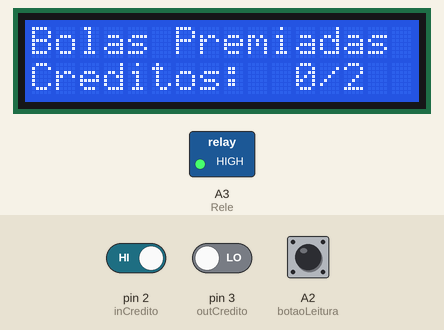
Simulated run of this sketch. Board: Arduino Uno, built with avr-gcc and run on an emulated ATmega328P. Parts: 16×2 character LCD, switched loads named in the sketch (green lamp = pin HIGH). The test bench sets the inputs (shaded band); at power-on: A2 (botaoLeitura) HIGH, pin 2 (inCredito) HIGH, pin 3 (outCredito) LOW. EEPROM starts erased; what the sketch prints to the serial monitor is not drawn.

Above: at 9.4 s.
9.5 s: A2 (botaoLeitura) pulled LOW for 0.15 s
At 10.2 s:
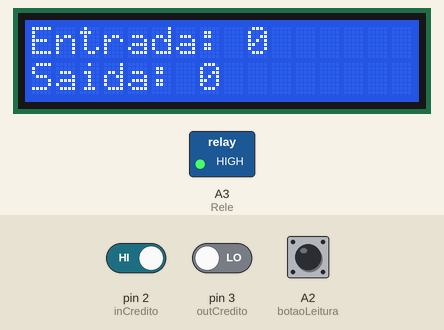
12.6 s: pin 2 (inCredito) driven LOW
At 12.69 s:
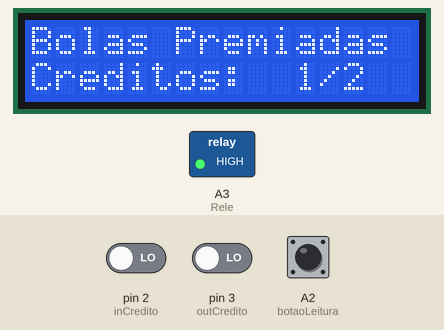
14.1 s: pin 3 (outCredito) driven HIGH
At 16.89 s:
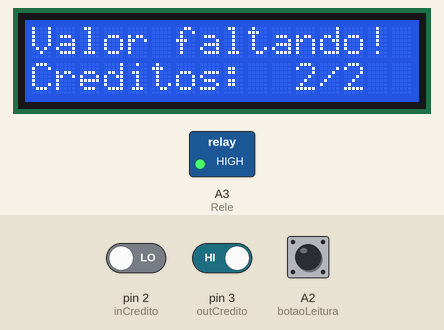
17.1 s: A2 (botaoLeitura) pulled LOW for 1 s
18.7 s: pin 3 (outCredito) driven LOW
At 19.31 s:
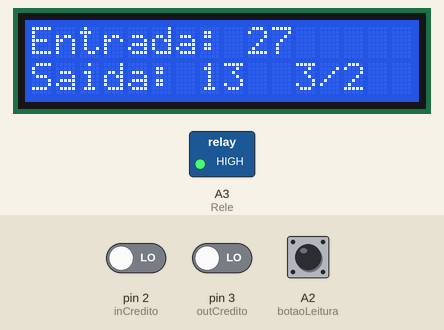
20.7 s: pin 2 (inCredito) driven HIGH
At 22.1 s:
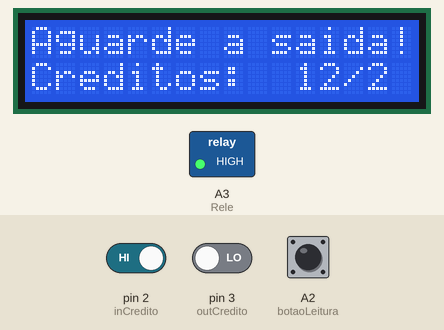
Timing chart, 0 to 38.1 s (numbered marks = the images above; inputs shaded):
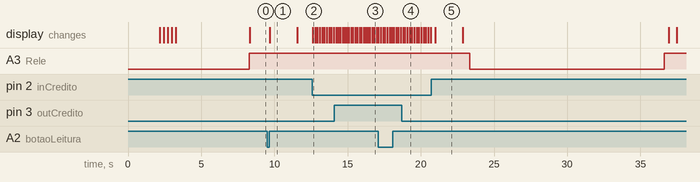

The sketch:

M_quina_de_Bolas_R_2.ino
```cpp
//Programa: Trocadora de Fichas
//Autor: Vitor Gabriel do Carmo Alves da Silva

//Bibliotecas
#include <LiquidCrystal_I2C.h> //LCD
#include <EEPROM.h>

//LCD
#define endereco  0x27
#define colunas   16
#define linhas    2
LiquidCrystal_I2C lcd(endereco, colunas, linhas);

//Definição dos Botões

//Inserir Creditos
int const inCredito = 2; //Pino
int inEstado = 0; //Estado

//Saída de Creditos (Sensor)
int const outCredito = 3; //Pino
int outEstado = 0; //Estado

//Leitura de Entrada e Saída
int const botaoLeitura = A2; //Pino
int estadoLeitura = 0; //Estado

//Resetar Quantidade de Fichas
int const botaoFicha = A1; //Pino
int estadoFicha = 0; //Estado

//Definição do Rele
#define Rele A3 //Pino

//Define Credito
int atuaisCreditos = 0;
int const maxCreditos = 50;

//Tem Ficha?
bool temFicha = true;

//Apertado botão de Entrada
bool entrada = false;

//Tempo de Delay
unsigned long delayTime = 0;
unsigned long delayTimeButton = 0;
unsigned long delayTimeEntrada = 0;

//Valor de Entradas(IN) e Saídas(OUT)
int IN;
int OUT;

//Ficha
byte ficha;

//Figuras
//Estrela
byte star[] = {
  B00100,
  B10101,
  B01110,
  B01110,
  B01110,
  B01110,
  B10101,
  B00100
};
//Fogo do Foguete
byte rocketFire[] = {
  B11111,
  B11111,
  B00000,
  B11111,
  B11111,
  B00000,
  B11111,
  B11111
};

//Traseira do Foguete
byte rocketBack[] = {
  B11111,
  B11111,
  B01011,
  B11111,
  B11111,
  B01011,
  B11111,
  B11111
};

//Meio do Foguete
byte rocketMiddle[] = {
  B11111,
  B00000,
  B01110,
  B11111,
  B11111,
  B01110,
  B00000,
  B11111
};

//Ponta do Foguete
byte rocketEnd[] = {
  B10000,
  B01000,
  B00100,
  B00011,
  B00011,
  B00100,
  B01000,
  B10000
};

void setup() {

  Serial.begin(9600);

  //EEPROM: Salvamento e Carregamento
  if(EEPROM[0] != 1){
    EEPROM[0] = 1;
    EEPROM[1] = IN;
    EEPROM[2] = OUT;
    EEPROM[3] = ficha;
  } else {
      IN = EEPROM[1];
      OUT = EEPROM[2];
      ficha = EEPROM[3];
  }

  //LCD
  lcd.init();  //Iniciação do Display LCD
  lcd.backlight(); //Ligar Luz de Fundo

  //1° Tela
  lcd.setCursor(0,0);
  lcd.print("** DIVERKIDS **");
  lcd.setCursor(0,1);
  lcd.print("** BEM-VINDO **");

  delay(2000);
  lcd.clear();

  //2° Tela
  lcd.createChar(1, rocketFire);
  lcd.createChar(2, rocketBack);
  lcd.createChar(3, rocketMiddle);
  lcd.createChar(4, rocketEnd);
  lcd.createChar(5, star);
  for(int i = 0; i < 4; i++)
  {
  lcd.clear();
  lcd.setCursor(i+1,0); //Coloque na coluna 0, linha 0
  lcd.write(1);
  lcd.setCursor(i+2,0); //Coloque na coluna 0, linha 0
  lcd.write(2);
  lcd.setCursor(i+3,0); //Coloque na coluna 0, linha 0
  lcd.write(3);
  lcd.setCursor(i+4,0); //Coloque na coluna 0, linha 0
  lcd.write(3);
  lcd.setCursor(i+5,0); //Coloque na coluna 0, linha 0
  lcd.write(3);
  lcd.setCursor(i+6,0); //Coloque na coluna 0, linha 0
  lcd.write(3);
  lcd.setCursor(i+7,0); //Coloque na coluna 0, linha 0
  lcd.write(3);
  lcd.setCursor(i+8,0); //Coloque na coluna 0, linha 0
  lcd.write(4);
  lcd.setCursor(6-i,1); //Coloque na coluna 0, linha 0
  lcd.print("DiverKids");
  delay(250);
  }
  lcd.setCursor(0,0); //Coloque na coluna 0, linha 0
  lcd.write(5);
  lcd.setCursor(15,0); //Coloque na coluna 0, linha 0
  lcd.write(5);

  delay(5000);
  lcd.clear();

  //3° e Normal Tela do Display
  lcd.setCursor(0,0);
  lcd.print("Bolas Premiadas");
  lcd.setCursor(0,1);
  lcd.print("Creditos:");
  lcd.setCursor(11,1);
  lcd.print(atuaisCreditos);
  if(atuaisCreditos < 10)
  {
    lcd.setCursor(12,1);
    lcd.print("/2");
  }
  else
  {
    lcd.setCursor(13,1);
    lcd.print("/2");
  }

  //Estado dos Botões
  pinMode(inCredito, INPUT); //Credito
  pinMode(outCredito, INPUT); //Sensor
  pinMode(botaoLeitura, INPUT_PULLUP); //Leitura
  pinMode(botaoFicha, INPUT_PULLUP); //Ficha

  //Rele
  pinMode(Rele, OUTPUT);
  digitalWrite(Rele, HIGH); //Começa sempre desligado

   atuaisCreditos = EEPROM[3];

  lcd.setCursor(11,1);
  lcd.print(atuaisCreditos);
}

void loop()
{
  inEstado = digitalRead(inCredito);
  outEstado = digitalRead(outCredito);
  estadoLeitura = digitalRead(botaoLeitura);

if (inEstado == LOW && atuaisCreditos < maxCreditos)
{
  if(inEstado = HIGH)
  {
  delayTime = 0;
  atuaisCreditos++;
  IN++;
  EEPROM[1] = IN;
  ficha++;
  EEPROM[3] = ficha;
  lcd.setCursor(11,1);
  lcd.print(atuaisCreditos);
    if(atuaisCreditos < 10)
  {
    lcd.setCursor(12,1);
    lcd.print("/2");
  }
  else
  {
    lcd.setCursor(13,1);
    lcd.print("/2");
  }
  delay (150);
  }
}
if(atuaisCreditos > 1 && inEstado == HIGH)
{
  if(delayTime > 10 && delayTime < 20)
  {
  lcd.clear();
  lcd.setCursor(0,0);
  lcd.print("Aguarde a saida!");
  lcd.setCursor(0,1);
  lcd.print("Creditos:");
  lcd.setCursor(11,1);
  lcd.print(atuaisCreditos);
    if(atuaisCreditos < 10)
  {
    lcd.setCursor(12,1);
    lcd.print("/2");
  }
  else
  {
    lcd.setCursor(13,1);
    lcd.print("/2");
  }
  }

  if(delayTime < 5000)
  {
  delayTime++;
  delay(1);
  }

  if(delayTime == 750 && temFicha == true)
  {
  digitalWrite(Rele, LOW);
  }
}

if(atuaisCreditos <= 0 && delayTimeButton == 0 && entrada == false)
{
  lcd.setCursor(0,0);
  lcd.print("Bolas Premiadas");
  lcd.setCursor(15,0);
  lcd.print(" ");
  delayTime = 0;
  digitalWrite(Rele, HIGH);
}

if(delayTime == 5000)
{
  digitalWrite(Rele, HIGH);
  delayTime = 0;
  delayTimeButton = 0;
  delayTimeButton = 5000;
  temFicha = false;
}

if(delayTime == 200 && temFicha == false)
{
  lcd.clear();
  lcd.setCursor(3,0);
  lcd.print("SEM BOLAS!");
  lcd.setCursor(0,1);
  lcd.print("Creditos:");
  lcd.setCursor(11,1);
  lcd.print(atuaisCreditos);
    if(atuaisCreditos < 10)
  {
    lcd.setCursor(12,1);
    lcd.print("/2");
  }
  else
  {
    lcd.setCursor(13,1);
    lcd.print("/2");
  }
  lcd.print(" ");
}


if(delayTime == 1500 && temFicha == false)
{
  lcd.clear();
  lcd.setCursor(0,0);
  lcd.print("CHAME O TECNICO!");
  lcd.setCursor(0,1);
  lcd.print("Creditos:");
  lcd.setCursor(11,1);
  lcd.print(atuaisCreditos);
    if(atuaisCreditos < 10)
  {
    lcd.setCursor(12,1);
    lcd.print("/2");
  }
  else
  {
    lcd.setCursor(13,1);
    lcd.print("/2");
  }
  lcd.print(" ");
}

if (outEstado == HIGH && atuaisCreditos > 1)
{
  atuaisCreditos -= 2;
  OUT++;
  EEPROM[2] = OUT;
  ficha -= 2;
  EEPROM[3] = ficha;
  delayTime = 600;
  lcd.setCursor(11,1);
  lcd.print(atuaisCreditos);
    if(atuaisCreditos < 10)
  {
    lcd.setCursor(12,1);
    lcd.print("/2");
  }
  else
  {
    lcd.setCursor(13,1);
    lcd.print("/2");
  }
  lcd.print(" ");
  if(atuaisCreditos == 1)
  {
    lcd.setCursor(0,0);
    lcd.print("Valor faltando!");
  }
  digitalWrite(Rele, HIGH);
  delay(120);
}

if (estadoLeitura == LOW)
  entrada = true;

if(entrada == true && delayTimeEntrada == 1)
{
  lcd.clear();
  lcd.setCursor(0,0);
  lcd.print("Entrada:");
  lcd.setCursor(9,0);
  lcd.print(IN);
  lcd.setCursor(0,1);
  lcd.print("Saida:");
  lcd.setCursor(7,1);
  lcd.print(OUT);
}

if(estadoLeitura == LOW & delayTime == 0)
{
  delayTimeButton++;
  delayTimeEntrada = 0;
}

if (estadoLeitura == HIGH & entrada == true)
{
  delayTimeEntrada++;
}

if (estadoLeitura == HIGH & delayTimeButton > 0)
{
  digitalWrite(Rele, HIGH);
  delayTimeButton = 0;
}

if (delayTimeButton == 600)
{
 delayTimeEntrada = 5000;
 digitalWrite(Rele, LOW);
}

Serial.println(delayTimeButton);

if (delayTimeEntrada >= 600 && entrada == true)
  {
  lcd.clear();
  lcd.setCursor(0,0);
  lcd.print("Bolas premiadas");
  lcd.setCursor(0,1);
  lcd.print("Creditos:");
  lcd.setCursor(11,1);
  lcd.print(atuaisCreditos);
    if(atuaisCreditos < 10)
  {
    lcd.setCursor(12,1);
    lcd.print("/2");
  }
  else
  {
    lcd.setCursor(13,1);
    lcd.print("/2");
  }
  Serial.println(ficha);
  entrada = false;
  delayTimeEntrada = 0;
  }

  if(IN == 1000000)
  {
     IN = 1;
     EEPROM[1] = IN;
  }

  if(OUT == 1000000)
  {
     OUT = 1;
     EEPROM[2] = OUT;
  }

  if(atuaisCreditos < 0)
  {
    atuaisCreditos = 0;
    ficha = 0;
    EEPROM[3] = ficha;
  }
  if(ficha < 0)
  {
    atuaisCreditos = 0;
    ficha = 0;
    EEPROM[3] = ficha;
  }
}
```

Measured:
- after the input at 9.5 s, the display: changes after 0.18 s (image 1)
- after the input at 12.6 s, the display: changes at once (image 2)
- after the input at 20.7 s, A3 (Rele): HIGH → LOW after 2.7 s, → HIGH 13.3 s later; the display: changes after 0.30 s (image 5)
- what the display in image 1 shows lasts 1.9 s, from 9.7 s to 11.6 s
